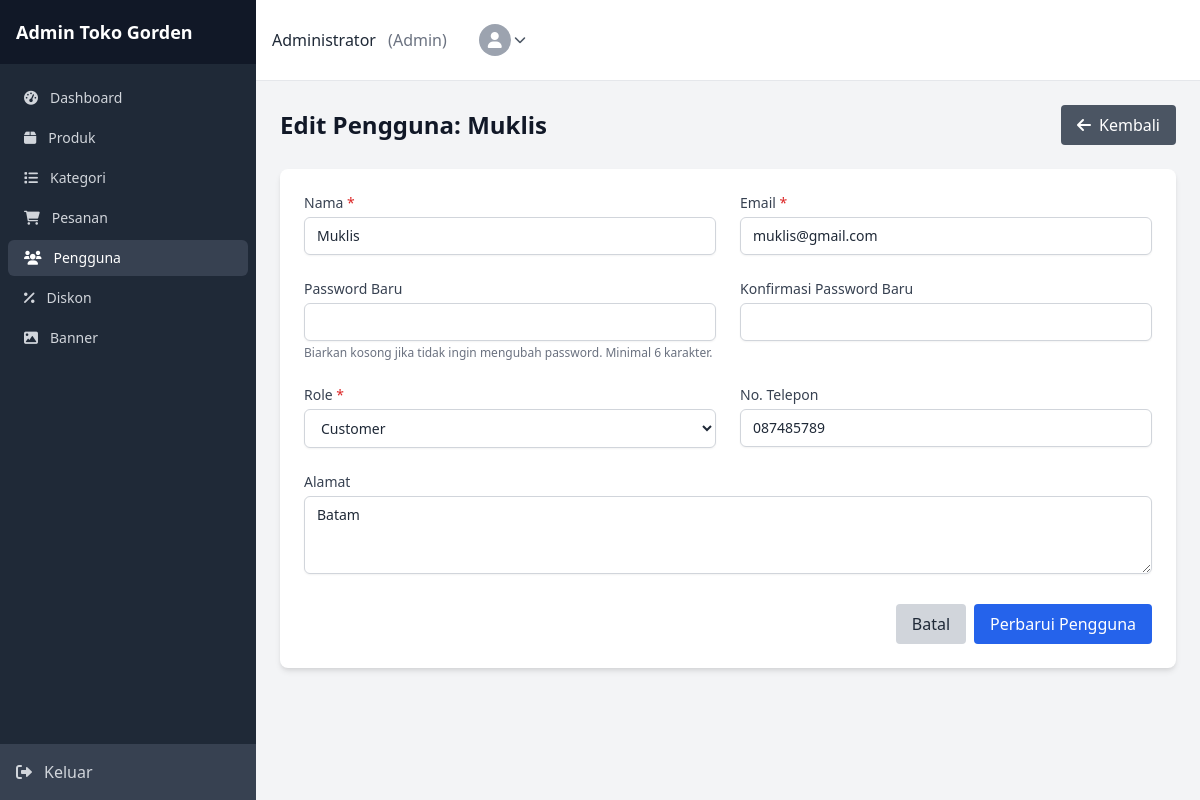
Page /admin/users/edit.php?id=7 (signed in) on the committed database.
### tables this page shows
CREATE TABLE `users` (
  `id` int NOT NULL,
  `name` varchar(100) NOT NULL,
  `email` varchar(100) NOT NULL,
  `password` varchar(255) NOT NULL,
  `role` enum('admin','customer') NOT NULL DEFAULT 'customer',
  `phone` varchar(15) DEFAULT NULL,
  `address` text,
  `created_at` timestamp NULL DEFAULT CURRENT_TIMESTAMP
);

### lib/models/User.php (called while the page is built, shortened)
<?php
class User
{
    private $db;
    public function __construct($db)
    {
        $this->db = $db;
    }
    public function getById($id)
    {
        $stmt = $this->db->prepare("SELECT * FROM users WHERE id = ?");
        $stmt->bind_param("i", $id);
        $stmt->execute();
        $result = $stmt->get_result();
        if ($result->num_rows > 0) {
            return $result->fetch_assoc();
        }
        return null;
    }
}

### admin/users/edit.php (the view, shortened to what this page needs)
<?php
require_once '../../config/config.php';
require_once '../../lib/models/User.php';
$userId = intval($_GET['id']);
$userModel = new User($conn);
$user = $userModel->getById($userId);
$formData = [
    'name' => $user['name'],
    'email' => $user['email'],
    'role' => $user['role'],
    'phone' => $user['phone'],
    'address' => $user['address']
];
include '../inc/header.php';
?>
<div class="flex justify-between items-center mb-6">
    <h1 class="text-2xl font-semibold text-gray-900">Edit Pengguna: <?php echo $user['name']; ?></h1>
    <a href="index.php" class="bg-gray-600 hover:bg-gray-700 text-white font-medium py-2 px-4 rounded inline-flex items-center">
        <i class="fas fa-arrow-left mr-2"></i> Kembali
    </a>
</div>
<div class="bg-white shadow-md rounded-lg overflow-hidden mb-6">
    <div class="p-6">
        <form action="" method="POST">
            <div class="grid grid-cols-1 md:grid-cols-2 gap-6">
                <div>
                    <label for="name" class="block text-sm font-medium text-gray-700 mb-1">Nama <span class="text-red-600">*</span></label>
                    <input type="text" id="name" name="name" value="<?php echo $formData['name']; ?>" required
                        class="w-full px-3 py-2 border border-gray-300 rounded-md focus:outline-none focus:ring-2 focus:ring-blue-500">
                </div>
                <div>
                    <label for="email" class="block text-sm font-medium text-gray-700 mb-1">Email <span class="text-red-600">*</span></label>
                    <input type="email" id="email" name="email" value="<?php echo $formData['email']; ?>" required
                        class="w-full px-3 py-2 border border-gray-300 rounded-md focus:outline-none focus:ring-2 focus:ring-blue-500">
                </div>
                <div>
                    <label for="password" class="block text-sm font-medium text-gray-700 mb-1">Password Baru</label>
                    <input type="password" id="password" name="password"
                        class="w-full px-3 py-2 border border-gray-300 rounded-md focus:outline-none focus:ring-2 focus:ring-blue-500">
                    <p class="text-xs text-gray-500 mt-1">Biarkan kosong jika tidak ingin mengubah password. Minimal 6 karakter.</p>
                </div>
                <div>
                    <label for="confirm_password" class="block text-sm font-medium text-gray-700 mb-1">Konfirmasi Password Baru</label>
                    <input type="password" id="confirm_password" name="confirm_password"
                        class="w-full px-3 py-2 border border-gray-300 rounded-md focus:outline-none focus:ring-2 focus:ring-blue-500">
                </div>
                <div>
                    <label for="role" class="block text-sm font-medium text-gray-700 mb-1">Role <span class="text-red-600">*</span></label>
                    <select id="role" name="role" class="w-full px-3 py-2 border border-gray-300 rounded-md focus:outline-none focus:ring-2 focus:ring-blue-500"
                        <?php echo ($userId == $_SESSION['user_id'] && $user['role'] == 'admin') ? 'disabled' : ''; ?>>
                        <option value="customer" <?php echo $formData['role'] === 'customer' ? 'selected' : ''; ?>>Customer</option>
                    </select>
                </div>
                <div>
                    <label for="phone" class="block text-sm font-medium text-gray-700 mb-1">No. Telepon</label>
                    <input type="text" id="phone" name="phone" value="<?php echo $formData['phone']; ?>"
                        class="w-full px-3 py-2 border border-gray-300 rounded-md focus:outline-none focus:ring-2 focus:ring-blue-500">
                </div>
                <div class="md:col-span-2">
                    <label for="address" class="block text-sm font-medium text-gray-700 mb-1">Alamat</label>
                    <textarea id="address" name="address" rows="3"
                        class="w-full px-3 py-2 border border-gray-300 rounded-md focus:outline-none focus:ring-2 focus:ring-blue-500"><?php echo $formData['address']; ?></textarea>
                </div>
            </div>
            <div class="mt-6 flex justify-end">
                <a href="index.php" class="mr-2 bg-gray-300 hover:bg-gray-400 text-gray-800 font-medium py-2 px-4 rounded">
                    Batal
                </a>
                <button type="submit" class="bg-blue-600 hover:bg-blue-700 text-white font-medium py-2 px-4 rounded">
                    Perbarui Pengguna
                </button>
            </div>
        </form>
    </div>
</div>
<?php include '../inc/footer.php'; ?>

### admin/inc/header.php (style rules this page uses)
input[type="text"], input[type="number"], input[type="email"], input[type="password"], input[type="date"], input[type="datetime-local"], select, textarea { background-color: #fff; border: 1px solid #d1d5db; border-radius: 0.375rem; padding: 0.5rem 0.75rem; width: 100%; font-size: 0.875rem; line-height: 1.25rem; color: #1f2937; box-shadow: 0 1px 2px 0 rgba(0, 0, 0, 0.05); transition: border-color 0.15s ease-in-out, box-shadow 0.15s ease-in-out; }
label { font-weight: 500; color: #374151; margin-bottom: 0.25rem; display: block; }
.text-red-600 { color: #dc2626; font-size: 0.875rem; margin-top: 0.25rem; }
button, .btn { padding: 0.5rem 1rem; font-weight: 500; border-radius: 0.375rem; transition: background-color 0.15s ease-in-out; display: inline-flex; align-items: center; justify-content: center; }

### rows in the picture
users: name "Muklis", email "muklis@gmail.com", role "Customer", phone "087485789", address "Batam"

### other values in the picture
$_SESSION['user_name'] "Administrator"
